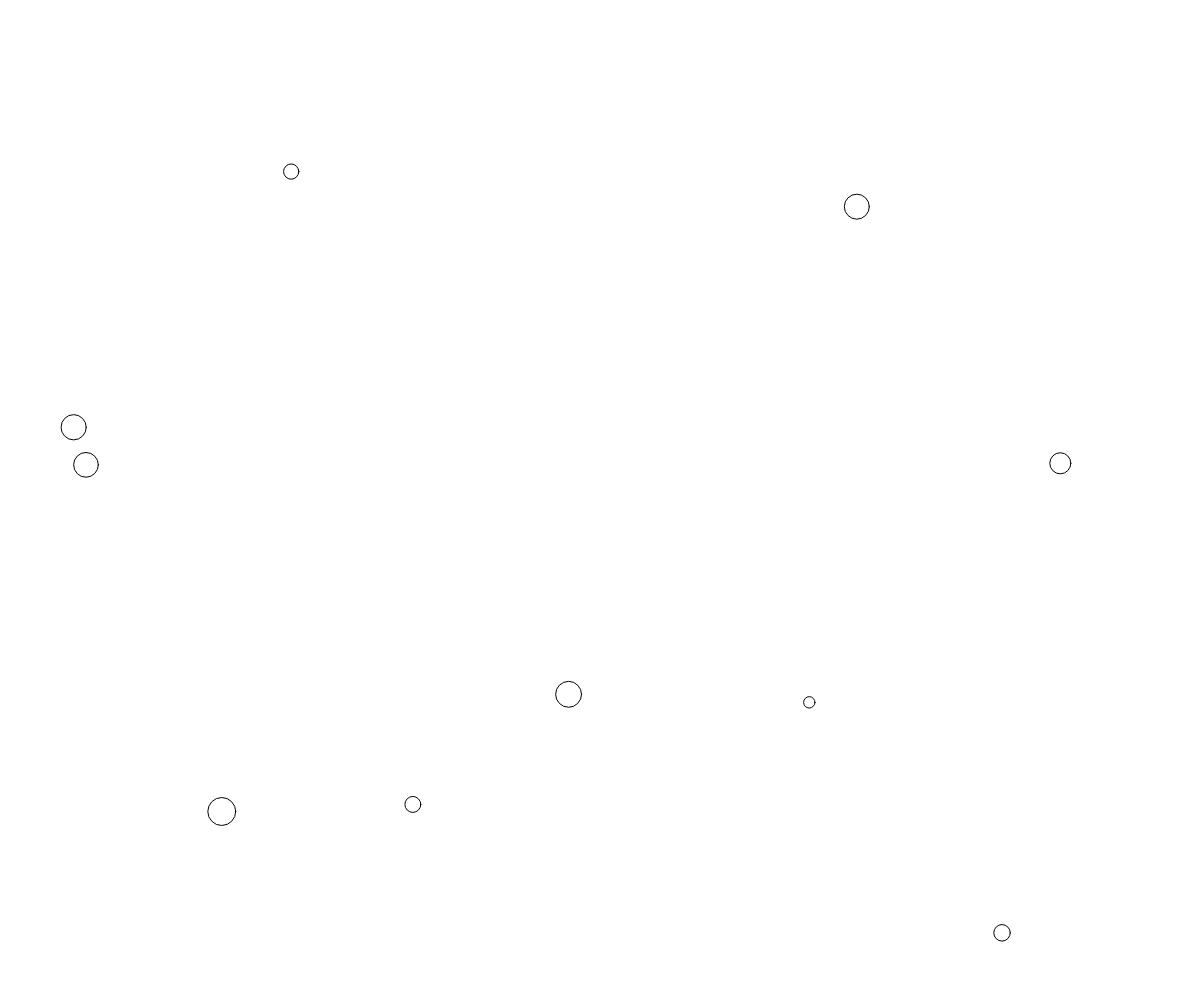
Frame 1 (no input)
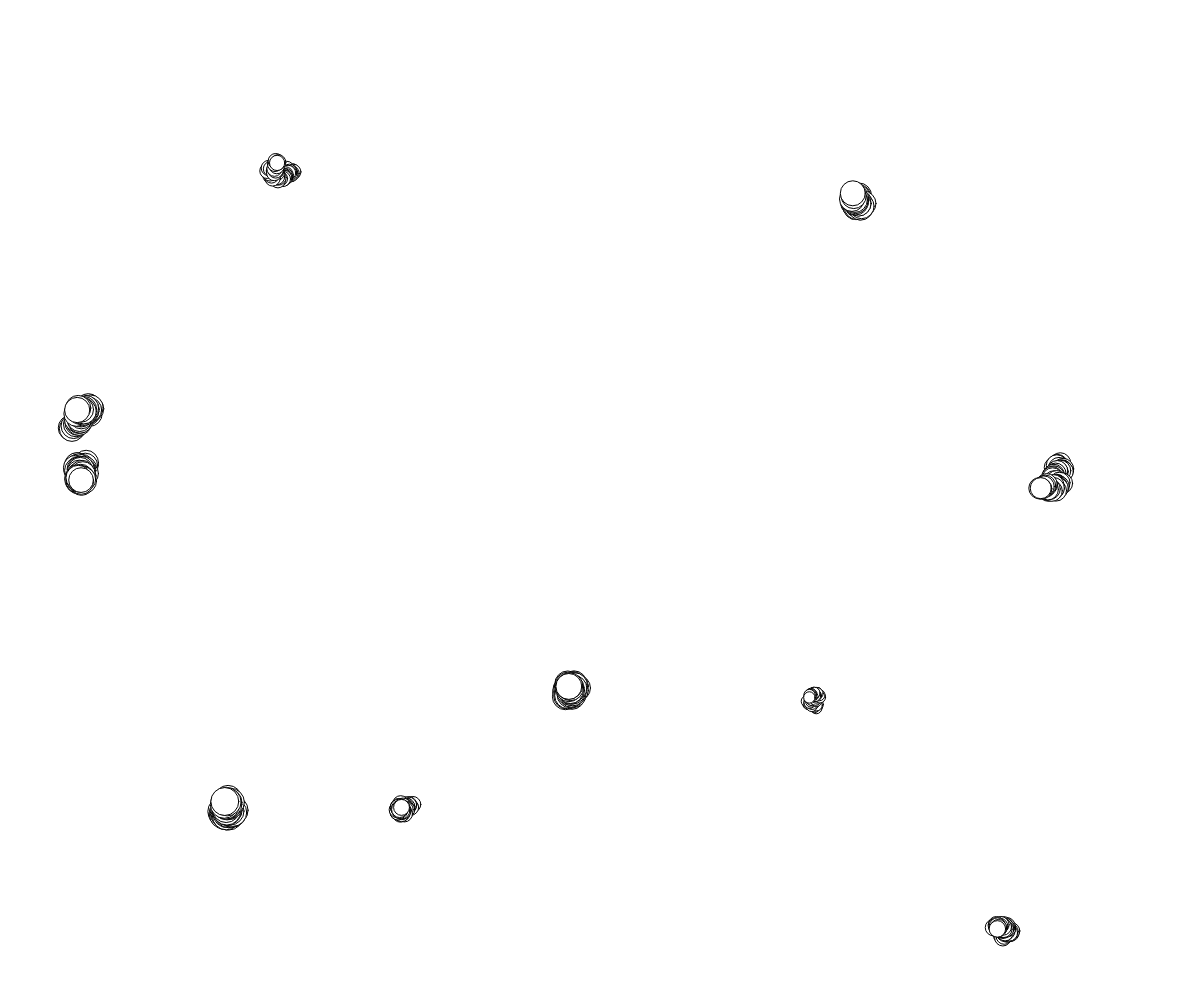
Frame 60 (no input)
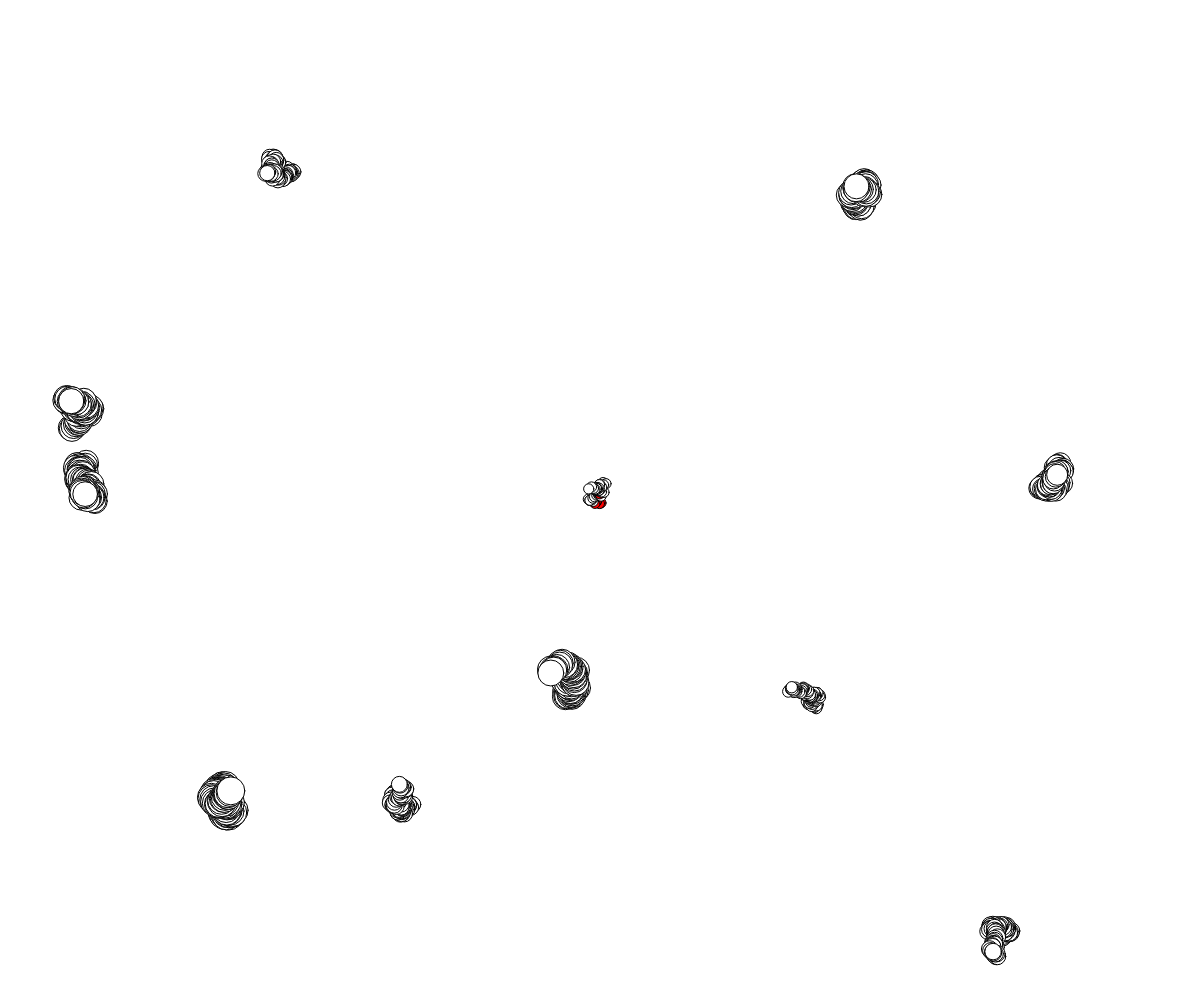
Frame 120 (the mouse pressed at the canvas centre since frame 60)

The p5.js sketch that drew these frames (run headless with seeded random() and noise() and a simulated clock; from frame 60 on, the mouse is pressed at the canvas centre):

// p5.js sketch
// ── sketch.js
var circulos = [];
var numCirculos;

function setup()
{
    createCanvas(windowWidth, windowHeight);

    numCirculos = 10;

    for (var i=0; i<numCirculos; i++)
    {
        circulos[i] = new Circuloembriagado(random(width), random(height), random(10, 30), 3);
    }
}

function draw()
{
    for (var i=0; i<circulos.length; i++)
    {
        var distancia = dist(mouseX, mouseY, circulos[i].posX(), circulos[i].posY());

        if (distancia <= circulos[i].diametro()/2)
        {
            circulos[i].mudaCor(true);
        }
        else
        {
            circulos[i].mudaCor(false);
        }
        circulos[i].anima();
        circulos[i].desenha();
    }

}

function mousePressed()
{
    append(circulos,  new Circuloembriagado(mouseX, mouseY, random(10, 30), 3) );
}

class Circuloembriagado
{
    constructor (x_, y_, d_, s_)
    {
    this.x = x_;
    this.y = y_;
    this.d = d_;
    this.s = s_;
    this.c = color (255);
    }

    anima()
    {
        this.x += random(-this.s, this.s)
        this.y += random(-this.s, this.s)
    }

    mudaCor(preenche_)
    {
        if (preenche_ === true)
        {
            this.c = color(255, 0, 0);
        }
        else
        {
            this.c = color (255);
        }
    }

    desenha()
    {
        fill(this.c);
        ellipse(this.x, this.y, this.d, this.d);   
    }

    posX()
    {
        return this.x;
    }

    posY()
    {
        return this.y;
    }

    diametro()
    {
        return this.d;
    }
}



function windowResized()
{
    resizeCanvas(windowWidth, windowHeight);
}
